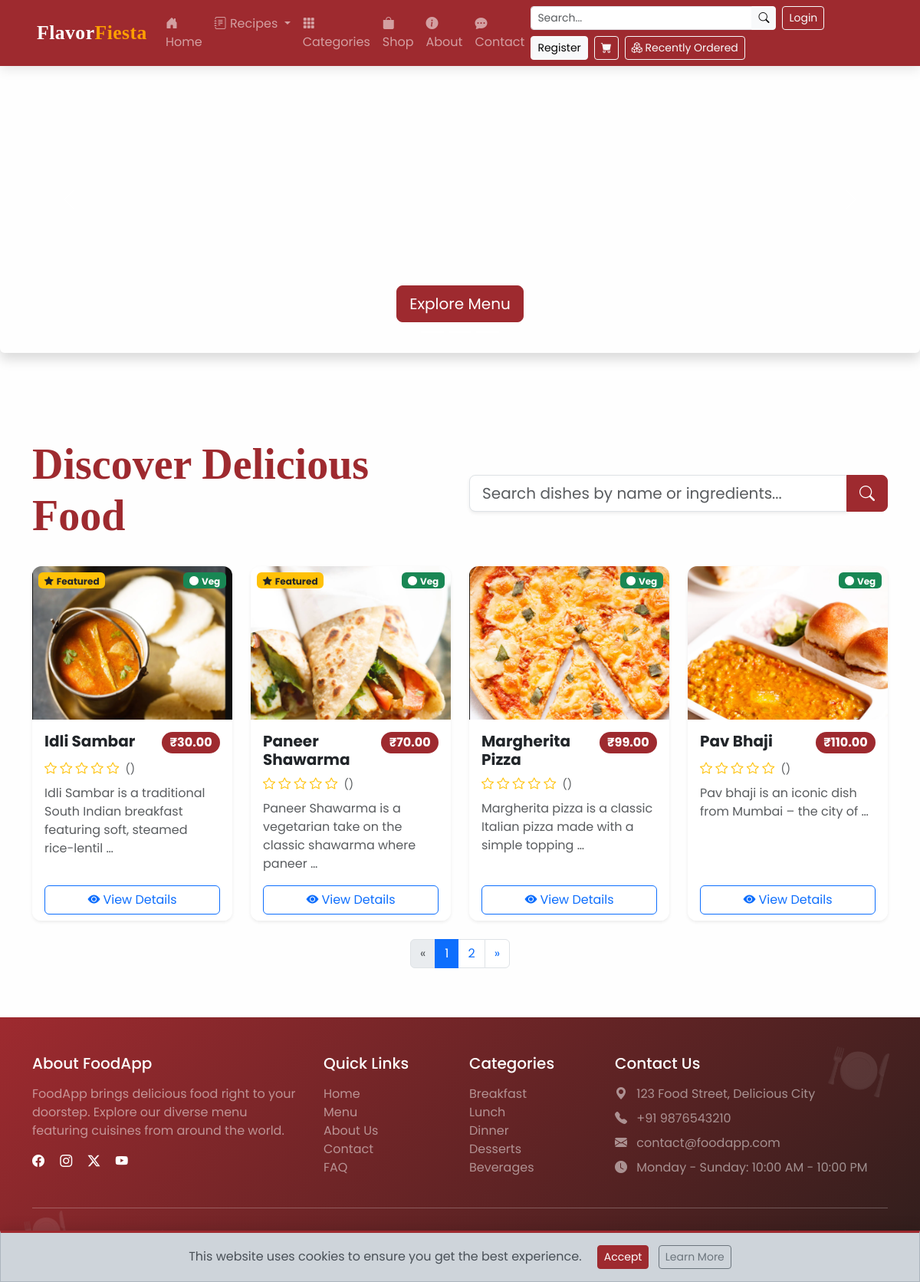
Screenshot of /food/ with the database file from the repository.
### food/models.py (models this page shows, shortened)
class Item(models.Model):
    name = models.CharField(max_length=100)
    description = models.TextField()
    price = models.DecimalField(max_digits=10, decimal_places=2)
    image = models.ImageField(upload_to='food_images/', blank=True, null=True)
    is_vegetarian = models.BooleanField(default=False)
    is_featured = models.BooleanField(default=False)
    ingredients = models.TextField(blank=True, null=True)
    category = models.CharField(max_length=100, blank=True, null=True)

### food/views.py (the view)
# urls.py: path('', views.index, name='index'),
def index(request):
    food_list = Item.objects.all()
    food_name = request.GET.get('food_name')
    if food_name != '' and food_name is not None:
        food_list = food_list.filter(name__icontains=food_name)
    paginator = Paginator(food_list, 4)
    page_number = request.GET.get('page')
    page_obj = paginator.get_page(page_number)
    context = {
        'foods': page_obj
    }
    return render(request, 'food/index.html', context)

### food/templates/food/index.html (shortened to what this page needs)
{% extends "food/base.html" %}
{% load static %}
{% block hero %}
<div id="heroCarousel" class="carousel slide carousel-fade" data-bs-ride="carousel">
    <div class="carousel-indicators">
        <button type="button" data-bs-target="#heroCarousel" data-bs-slide-to="0" class="active" aria-current="true" aria-label="Slide 1"></button>
        <button type="button" data-bs-target="#heroCarousel" data-bs-slide-to="1" aria-label="Slide 2"></button>
        <button type="button" data-bs-target="#heroCarousel" data-bs-slide-to="2" aria-label="Slide 3"></button>
    </div>
    <div class="carousel-inner rounded shadow">
        <div class="carousel-item active" data-bs-interval="5000">
            <img src="{% static 'images/banner1.png' %}" class="d-block w-100" alt="Delicious Meals">
            <div class="carousel-caption">
                <a href="#menu-section" class="btn btn-primary btn-lg">Explore Menu</a>
            </div>
        </div>
    </div>
    <button class="carousel-control-prev" type="button" data-bs-target="#heroCarousel" data-bs-slide="prev">
        <span class="carousel-control-prev-icon" aria-hidden="true"></span>
    </button>
    <button class="carousel-control-next" type="button" data-bs-target="#heroCarousel" data-bs-slide="next">
        <span class="carousel-control-next-icon" aria-hidden="true"></span>
    </button>
</div>
{% endblock %}
{% block content %}
<div class="container py-5" id="menu-section">
    <div class="row mb-4 align-items-center">
        <div class="col-lg-6 mb-3 mb-lg-0">
            <h1 class="display-4 fw-bold text-primary">Discover Delicious Food</h1>
        </div>
        <div class="col-lg-6">
            <form action="" method="GET" class="d-flex">
                <div class="input-group input-group-lg">
                    <input type="text" id="food-search" name="food_name" class="form-control form-control-lg shadow-sm" placeholder="Search dishes by name or ingredients..." required>
                    <button type="submit" class="btn btn-primary">
                        <i class="bi bi-search"></i>
                    </button>
                </div>
            </form>
        </div>
    </div>
    <div class="row g-4" id="food-grid">
        {% for food in foods %}
        <div class="col-sm-6 col-md-4 col-lg-3 food-item" data-category="{{ food.category.slug }}" data-price="{{ food.price }}" data-rating="{{ food.rating }}">
            <div class="card h-100 shadow-sm hover-scale border-0">
                {% if food.image %}
                <div class="card-img-container position-relative overflow-hidden">
                    <img src="{{ food.image.url }}" class="card-img-top" alt="{{ food.name }}">
                    <div class="position-absolute top-0 w-100 d-flex justify-content-between p-2">
                        {% if food.is_featured %}
                        <span class="badge bg-warning text-dark">
                            <i class="bi bi-star-fill me-1"></i>Featured
                        </span>
                        {% else %}
                        <span></span>
                        {% endif %}
                        {% if food.is_vegetarian %}
                        <span class="badge bg-success">
                            <i class="bi bi-circle-fill me-1"></i>Veg
                        </span>
                        {% endif %}
                    </div>
                </div>
                {% else %}
                <div class="card-img-container position-relative overflow-hidden">
                    <img src="/api/placeholder/300/200" class="card-img-top" alt="No Image">
                </div>
                {% endif %}
                <div class="card-body">
                    <div class="d-flex justify-content-between align-items-start mb-2">
                        <h5 class="card-title fw-bold mb-0">{{ food.name }}</h5>
                        <span class="badge bg-primary rounded-pill fs-6">₹{{ food.price }}</span>
                    </div>
                    <div class="rating mb-2">
                        {% for i in "12345" %}
                            {% if i|add:"0" <= food.rating %}
                                <i class="bi bi-star-fill text-warning"></i>
                            {% elif i|add:"-0.5"|floatformat:"0" <= food.rating %}
                                <i class="bi bi-star-half text-warning"></i>
                            {% else %}
                                <i class="bi bi-star text-warning"></i>
                            {% endif %}
                        {% endfor %}
                        <small class="text-muted ms-1">({{ food.reviews_count }})</small>
                    </div>
                    <p class="card-text text-muted">{{ food.description|truncatewords:12 }}</p>
                </div>
                <div class="card-footer bg-white border-0 pt-0">
                    <div class="d-grid gap-2">
                        <a href="{% url 'shop:product_detail' food.id %}" class="btn btn-outline-primary">
                            <i class="bi bi-eye-fill me-1"></i>View Details
                        </a>
                    </div>
                </div>
            </div>
        </div>
        {% endfor %}
    </div>
    {% if foods.has_other_pages %}
    <div class="row mt-4">
        <div class="col-12 d-flex justify-content-center">
            <nav aria-label="Page navigation">
                <ul class="pagination">
                    {% if foods.has_previous %}
                        <li class="page-item">
                            <a class="page-link" href="?page={{ foods.previous_page_number }}" aria-label="Previous">
                                <span aria-hidden="true">&laquo;</span>
                            </a>
                        </li>
                    {% else %}
                        <li class="page-item disabled">
                            <span class="page-link">&laquo;</span>
                        </li>
                    {% endif %}
                    {% for num in foods.paginator.page_range %}
                        {% if foods.number == num %}
                            <li class="page-item active"><span class="page-link">{{ num }}</span></li>
                        {% else %}
                            <li class="page-item"><a class="page-link" href="?page={{ num }}">{{ num }}</a></li>
                        {% endif %}
                    {% endfor %}
                    {% if foods.has_next %}
                        <li class="page-item">
                            <a class="page-link" href="?page={{ foods.next_page_number }}" aria-label="Next">
                                <span aria-hidden="true">&raquo;</span>
                            </a>
                        </li>
                    {% else %}
                        <li class="page-item disabled">
                            <span class="page-link">&raquo;</span>
                        </li>
                    {% endif %}
                </ul>
            </nav>
        </div>
    </div>
    {% endif %}
</div>
{% endblock %}

### static/css/style.css (style rules this page uses)
:root { --primary-color:#9E2A2F; --primary-dark: #D35D16; --secondary-color: #9E2A2F; --accent-color: #FF9F00; --success-color: #4A9D4F; --light-bg: #fefefeb7; --dark-bg: #2E1E1C; --dark-content: #3C2A2A; }
body { font-family: 'Poppins', sans-serif; padding-top: 60px; background-color: var(--light-bg); transition: all 0.4s ease; }
h1, h2, h3, .navbar-brand, .display-text { font-family: 'Playfair Display', serif; }
.hover-scale { transition: all 0.4s cubic-bezier(0.175, 0.885, 0.32, 1.275); position: relative; overflow: hidden; }
.hover-scale::before { content: ''; position: absolute; top: 0; left: -100%; width: 100%; height: 3px; background: var(--accent-color); transition: all 0.4s ease; }
.card { border-radius: 12px; overflow: hidden; transition: all 0.4s ease; border: none; box-shadow: 0 8px 20px rgba(0,0,0,0.08); }
.card-img-container { height: 220px; overflow: hidden; position: relative; }
.card-img-container img { object-fit: cover; height: 100%; width: 100%; transition: transform 0.6s ease; }
.bg-primary { background-color: var(--primary-color) !important; }
.text-primary { color: var(--primary-color) !important; }
.btn-primary { background-color: var(--primary-color); border-color: var(--primary-color); }
.rating { color: var(--accent-color); }

### food/templates/food/index.html (style rules this page uses)
.hover-scale { transition: transform 0.3s ease; }
.card-img-container { height: 200px; overflow: hidden; }
.card-img-container img { width: 100%; height: 100%; object-fit: cover; transition: transform 0.5s ease; }
#heroCarousel .carousel-item { height: 50vh; min-height: 350px; background: no-repeat center center scroll; background-size: cover; }
#heroCarousel .carousel-item img { height: 100%; object-fit: cover; filter: brightness(0.7); }

### rows the page displays
Item: image (picture), is_featured True (drawn), is_vegetarian True (drawn), name "Idli Sambar", price "30.00", description "Idli Sambar is a traditional South Indian breakfast featuring soft, steamed rice-lentil …"
Item: image (picture), is_featured True (drawn), is_vegetarian True (drawn), name "Paneer Shawarma", price "70.00", description "Paneer Shawarma is a vegetarian take on the classic shawarma where paneer …"
Item: image (picture), is_vegetarian True (drawn), name "Margherita Pizza", price "99.00", description "Margherita pizza is a classic Italian pizza made with a simple topping …"
Item: image (picture), is_vegetarian True (drawn), name "Pav Bhaji", price "110.00", description "Pav bhaji is an iconic dish from Mumbai – the city of …"

### other values shown
{{ num }} "1"
{{ num }} "2"
